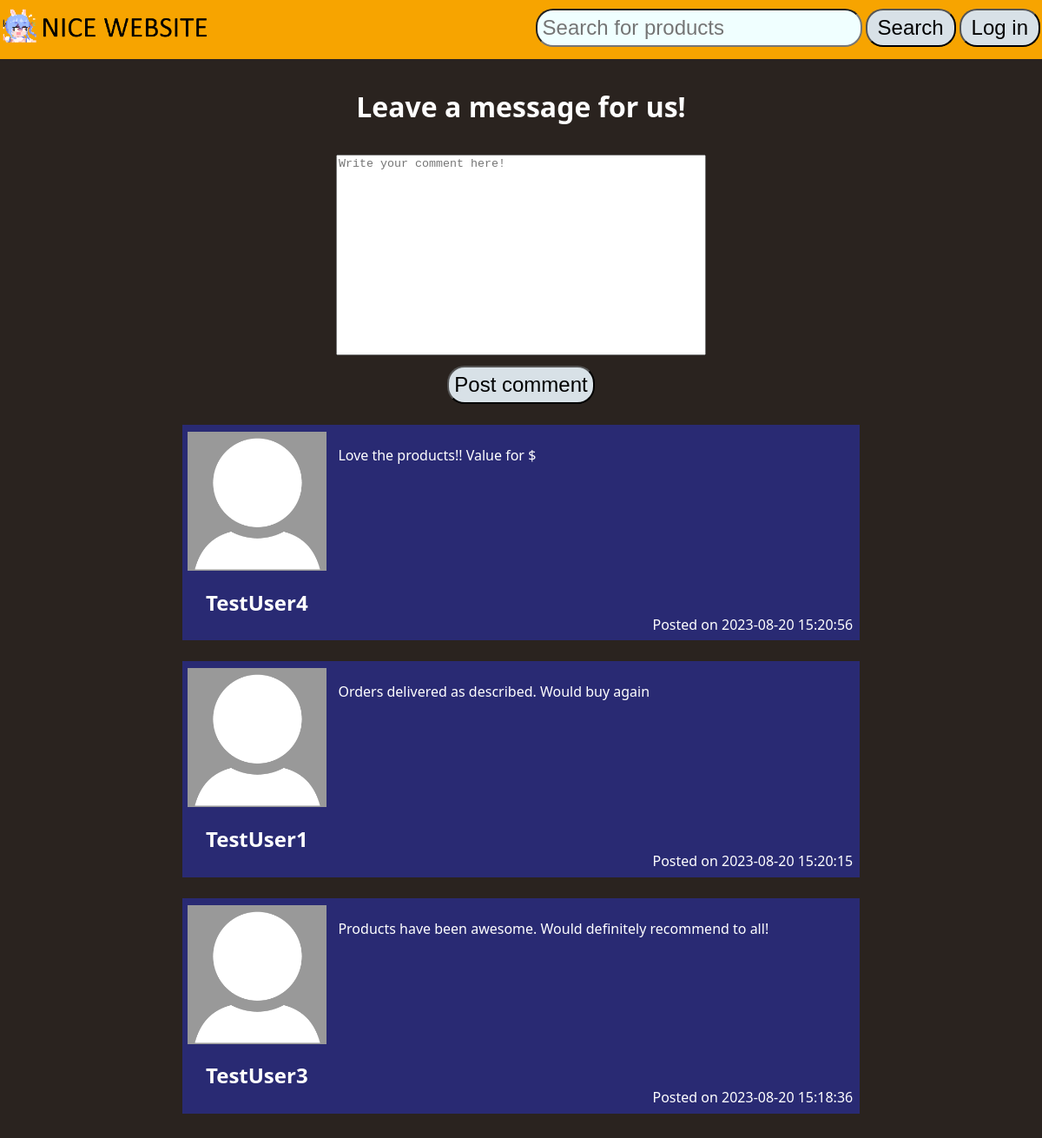
The app's page /insecure_websafe/comment/index.php with its own data.
### tables this page shows
CREATE TABLE `comments` (
  `comment_id` int NOT NULL,
  `user_id` int NOT NULL,
  `comment` varchar(2000) NOT NULL,
  `posted_on` datetime NOT NULL DEFAULT CURRENT_TIMESTAMP
);

CREATE TABLE `users` (
  `user_id` int NOT NULL,
  `username` varchar(35) NOT NULL,
  `password` varchar(80) NOT NULL,
  `email` varchar(80) NOT NULL,
  `profilepicture` varchar(135) DEFAULT '',
  `privilege` varchar(11) NOT NULL
);

### insecure_websafe/comment/index.php (the view, shortened to what this page needs)
<!DOCTYPE html>
<html lang="en">
<head>
    <link rel="stylesheet" type="text/css" href="/design.css">
</head>
<body>
    <?php include "../navbar.php"; ?>
    <div class="commentscontainer">
        <h1>Leave a message for us!</h1>
        <form action="post_comment.php" method="post" id="comment_form">
            <textarea name="comment_content" rows="15" placeholder="Write your comment here!" form="comment_form"></textarea>
            <input type="submit" value="Post comment" class="button" name="form_submit">
        </form>
    </div>
    <?php
    include "../sql_con.php";
    $query = $con->prepare('SELECT `c`.*, `u`.`username`, `u`.`profilepicture` FROM `users` u INNER JOIN `comments` c ON `c`.`user_id` = `u`.`user_id` ORDER BY c.comment_id DESC;');
    if ($query->execute()) {
        $query->bind_result($comment_id, $user_id, $comment, $post_date, $username, $profilepic);
        $query->store_result();
        echo '<div class="commentscontainer">';
        while ($query->fetch()) {
            echo '<div class="comment_cell"><div class="comment_cell_left">';
            if (empty($profilepic)) {
                echo '<img src="/iamges/user_profiles/profile.jpg" alt="">';
            } else {
                echo '<img src="/iamges/user_profiles/'.$profilepic.'" alt="">';
            }
            echo '<h2>'.$username.'</h2></div><div class="comment_cell_right"><p>'.$comment.'</p><div class="date_posted"><span>';
            echo 'Posted on '.$post_date.'</span></div></div></div>';
        }
        echo '</div>';
    } else {
        echo "Error executing query.";
    }
    ?>
</body>
</html>

### insecure_websafe/design.css (style rules this page uses)
body { background-color: #2A231F; margin: 0%; font-family: 'Segoe UI', Tahoma, Geneva, Verdana, sans-serif; }
button, .button, select { border-radius: 20px; padding: 6px; font-size: 2vw; background-color: #D8E1E7; transition: 0.2s linear; }
.commentscontainer { color: white; display: flex; flex-direction: column; align-items: center; margin: 1% 0; margin-bottom: 2%; }
.commentscontainer form { display: contents }
textarea { width: 35vw; margin: 1%; resize: none; }
.comment_cell { width: 65%; height: fit-content; color: white; background-color: #292A73; display: flex; margin-bottom: 2%; }
.comment_cell_left { width: 20%; margin: 1%; display: flex; flex-wrap: wrap; justify-content: center; text-align: center; }
.comment_cell_left > img { display: block; height: 20vh; width: auto; }
.comment_cell_right { width: 80%; margin: 1%; word-wrap: break-word; display: flex; flex-wrap: wrap; }
.comment_cell_right p { min-width: 100%; }
.date_posted { margin-left: auto; margin-top: auto; width: fit-content; height: fit-content; }

### records on screen
comments: user.username "TestUser4", comment "Love the products!! Value for $", posted_on "2023-08-20 15:20:56"
comments: user.username "TestUser1", comment "Orders delivered as described. Would buy again", posted_on "2023-08-20 15:20:15"
comments: user.username "TestUser3", comment "Products have been awesome. Would definitely recommend to all!", posted_on "2023-08-20 15:18:36"
